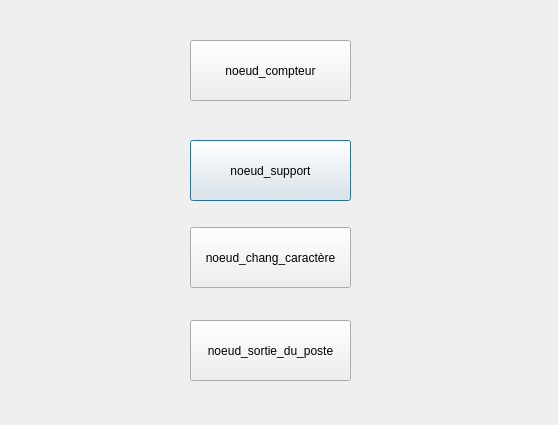
<?xml version="1.0" encoding="UTF-8"?>
<ui version="4.0">
 <class>Dialog</class>
 <widget class="QDialog" name="Dialog">
  <property name="geometry">
   <rect>
    <x>0</x>
    <y>0</y>
    <width>558</width>
    <height>425</height>
   </rect>
  </property>
  <property name="windowTitle">
   <string>Dialog</string>
  </property>
  <widget class="QPushButton" name="pushButton_3">
   <property name="geometry">
    <rect>
     <x>190</x>
     <y>140</y>
     <width>161</width>
     <height>61</height>
    </rect>
   </property>
   <property name="text">
    <string>noeud_support</string>
   </property>
  </widget>
  <widget class="QPushButton" name="pushButton">
   <property name="geometry">
    <rect>
     <x>190</x>
     <y>320</y>
     <width>161</width>
     <height>61</height>
    </rect>
   </property>
   <property name="text">
    <string>noeud_sortie_du_poste</string>
   </property>
  </widget>
  <widget class="QPushButton" name="pushButton_2">
   <property name="geometry">
    <rect>
     <x>190</x>
     <y>40</y>
     <width>161</width>
     <height>61</height>
    </rect>
   </property>
   <property name="text">
    <string>noeud_compteur</string>
   </property>
  </widget>
  <widget class="QPushButton" name="pushButton_4">
   <property name="geometry">
    <rect>
     <x>190</x>
     <y>227</y>
     <width>161</width>
     <height>61</height>
    </rect>
   </property>
   <property name="text">
    <string>noeud_chang_caractère</string>
   </property>
  </widget>
 </widget>
 <resources/>
 <connections/>
</ui>
